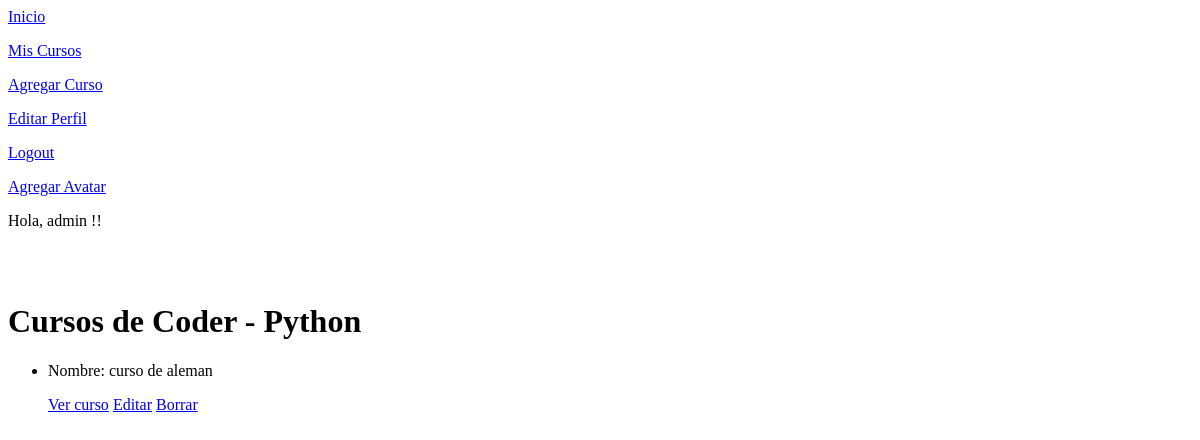
The app's page /appcoder24/curso/list (signed in), older data.
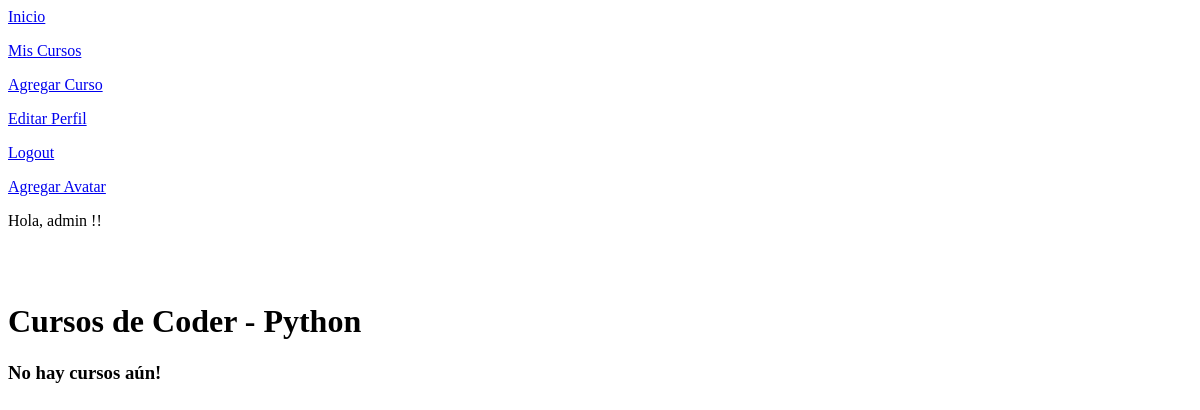
The same page, newer data.
### AppCoder24/models.py (models this page shows, shortened)
class Curso(models.Model):
    nombre = models.CharField(max_length=30)
    camada = models.IntegerField()
    fecha_de_inicio = models.DateField(null=True)

### AppCoder24/views.py (the view)
# urls.py: path("curso/list", CursoList.as_view(), name="CursoList"),
class CursoList(LoginRequiredMixin, ListView):
    model = Curso
    template_name = "AppCoder24/cursos_list.html"

### AppCoder24/templates/AppCoder24/cursos_list.html
{% extends "AppCoder24/madre.html" %}
{% block inserte_aqui_su_contenido %}
<h1>Cursos de Coder - Python </h1>
{% if object_list %}
    <ul>
        {% for curso in object_list %}
        <li>
            <p>Nombre: {{ curso.nombre }}</p>
            <p>
                <a href="{% url 'CursoDetail' curso.id %}">Ver curso</a>
                <a href="{% url 'CursoUpdate' curso.id %}">Editar</a>
                <a href="{% url 'CursoDelete' curso.id %}">Borrar</a>
            </p>
        </li>
        {% endfor %}
    </ul>
{% else %}
<h3>No hay cursos aún!</h3>
{% endif %}
{% endblock %}

### AppCoder24/templates/AppCoder24/madre.html (shortened to what this page needs)
<p><a href="{% url 'Inicio' %}">Inicio</a></p>
<p><a href="{% url 'CursoList' %}">Mis Cursos</a></p>
<p><a href="{% url 'CursoNew' %}">Agregar Curso</a></p>
{% if request.user.is_authenticated %}
    <p><a href="{% url 'EditarPerfil' %}">Editar Perfil</a></p>
    <p><a href="{% url 'Logout' %}">Logout</a></p>
    <p><a href="{% url 'AgregarAvatar' %}">Agregar Avatar</a></p>
    <p> Hola, {{ user.username }} !!</p>
{% endif %}
{% block inserte_aqui_su_contenido %}
{% endblock %}

Row changes from the older to the newer data that the page shows:
removed Curso: nombre "curso de aleman"
Text that changed along with them:
text now shown: "No hay cursos aún!"
